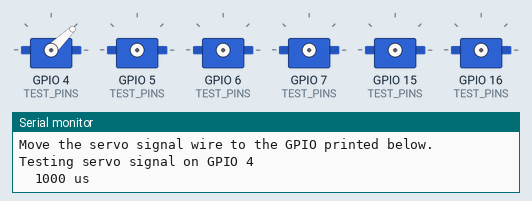
The sketch below on a simulated ESP32-S3. Shown: 6 × servo, the last lines printed to the serial monitor. Servo pulses on a pin are drawn as a servo (544–2400 µs = 0–180°).

Above: at 1.6 s.
At 5.6 s:
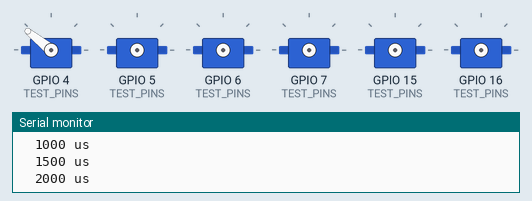
At 10.4 s:
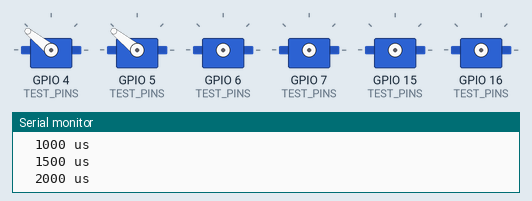
At 20.0 s:
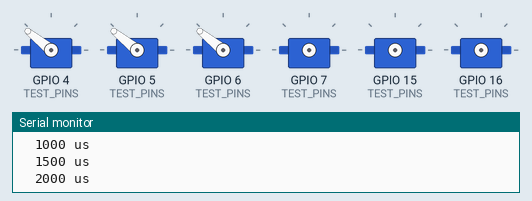
At 29.6 s:
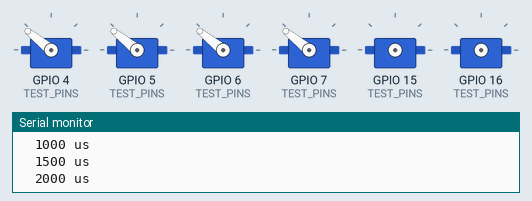
At 39.2 s:
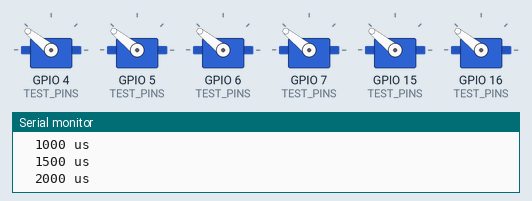
Timing chart, 0 to 40.0 s (numbered marks = the images above):
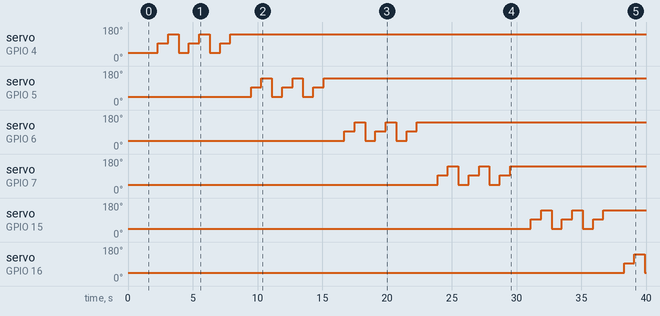

The sketch:

esp32_s3_servo_signal_finder.ino
```cpp
/*
  ESP32-S3 servo signal finder.

  Use this when the servo has power/ground but does not move on GPIO 4.
  The sketch drives one GPIO at a time with obvious servo pulses and prints
  which pin is currently active. Move the servo signal wire to the printed GPIO
  and watch/listen for servo movement.

  Wiring:
    Servo signal  -> currently printed ESP32 GPIO
    Servo red     -> external servo supply positive
    Servo ground  -> external servo supply negative
    Servo supply negative -> ESP32 GND

  Open Serial Monitor at 115200 baud.
*/

#include <Arduino.h>

#if __has_include(<esp_arduino_version.h>)
  #include <esp_arduino_version.h>
#endif

const int SERVO_PWM_HZ = 50;
const int SERVO_PWM_BITS = 16;
const int SERVO_PWM_CHANNEL = 0; // Used by Arduino-ESP32 2.x only.

// Avoid GPIO 19/20 if they are your native USB D-/D+ pins.
// Avoid strapping/boot pins unless you know your board tolerates them.
const int TEST_PINS[] = {4, 5, 6, 7, 15, 16, 17, 18};
const int TEST_PIN_COUNT = sizeof(TEST_PINS) / sizeof(TEST_PINS[0]);

int activePin = -1;

void detachActivePin() {
  if (activePin < 0) return;

#if defined(ESP_ARDUINO_VERSION_MAJOR) && ESP_ARDUINO_VERSION_MAJOR >= 3
  ledcDetach(activePin);
#else
  ledcDetachPin(activePin);
#endif

  pinMode(activePin, INPUT);
  activePin = -1;
}

void attachServoPin(int pin) {
  detachActivePin();
  activePin = pin;

#if defined(ESP_ARDUINO_VERSION_MAJOR) && ESP_ARDUINO_VERSION_MAJOR >= 3
  ledcAttach(activePin, SERVO_PWM_HZ, SERVO_PWM_BITS);
#else
  ledcSetup(SERVO_PWM_CHANNEL, SERVO_PWM_HZ, SERVO_PWM_BITS);
  ledcAttachPin(activePin, SERVO_PWM_CHANNEL);
#endif
}

void writeServoUs(int pulseUs) {
  const uint32_t maxDuty = (1UL << SERVO_PWM_BITS) - 1;
  const uint32_t periodUs = 1000000UL / SERVO_PWM_HZ;
  uint32_t duty = (uint32_t)((pulseUs * (uint64_t)maxDuty) / periodUs);

#if defined(ESP_ARDUINO_VERSION_MAJOR) && ESP_ARDUINO_VERSION_MAJOR >= 3
  ledcWrite(activePin, duty);
#else
  ledcWrite(SERVO_PWM_CHANNEL, duty);
#endif
}

void setup() {
  Serial.begin(115200);
  delay(1500);
  Serial.println();
  Serial.println("ESP32-S3 servo signal finder starting.");
  Serial.println("Move the servo signal wire to the GPIO printed below.");
}

void loop() {
  for (int i = 0; i < TEST_PIN_COUNT; i++) {
    int pin = TEST_PINS[i];
    attachServoPin(pin);

    Serial.println();
    Serial.print("Testing servo signal on GPIO ");
    Serial.println(pin);

    for (int cycle = 0; cycle < 3; cycle++) {
      Serial.println("  1000 us");
      writeServoUs(1000);
      delay(800);

      Serial.println("  1500 us");
      writeServoUs(1500);
      delay(800);

      Serial.println("  2000 us");
      writeServoUs(2000);
      delay(800);
    }
  }

  detachActivePin();
  Serial.println();
  Serial.println("Signal finder cycle complete. Repeating in 3 seconds.");
  delay(3000);
}
```

Measured:
- by itself, servo on GPIO 4 (TEST_PINS): repeats every 2.4 s: 141° 0.80 s, 44° 0.80 s, 93° 0.80 s, until it stays 141° from 7.9 s
- by itself, servo on GPIO 16 (TEST_PINS): 44° → 93° at 38.3 s, → 141° 0.80 s later, → 44° 0.80 s later
- by itself, servo on GPIO 5 (TEST_PINS): 44° → 93° at 9.5 s, → 141° 0.80 s later, → 44° 0.80 s later, → 93° 0.80 s later, … (8 changes in this stretch)
- by itself, servo on GPIO 6 (TEST_PINS): 44° → 93° at 16.7 s, → 141° 0.80 s later, → 44° 0.80 s later, → 93° 0.80 s later, … (8 changes in this stretch)
